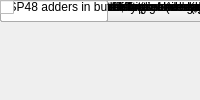
<?xml version="1.0" encoding="UTF-8"?>
<ui version="4.0">
 <class>MainWindow</class>
 <widget class="QMainWindow" name="MainWindow">
  <property name="windowTitle"><string>fft_wideband_real Configuration</string></property>
  <widget class="QWidget" name="centralwidget">
   <!-- NOTE: this is a simplified structural mirror of the generated
        <module>_ui.py, not a full round-trip Designer file. Regenerate
        both from the same spec if you need to edit layout by hand. -->
       <widget class="QLabel" name="label_n_streams">
     <property name="text"><string>Number simultaneous streams</string></property>
    </widget>
       <widget class="QSpinBox" name="n_streams"/>
       <widget class="QLabel" name="label_FFTSize">
     <property name="text"><string>Size of FFT: (2^? pts)</string></property>
    </widget>
       <widget class="QLineEdit" name="FFTSize"/>
       <widget class="QLabel" name="label_n_inputs">
     <property name="text"><string>Number of Simultaneous Inputs: (2^?)</string></property>
    </widget>
       <widget class="QSpinBox" name="n_inputs"/>
       <widget class="QLabel" name="label_input_bit_width">
     <property name="text"><string>Input Bit Width</string></property>
    </widget>
       <widget class="QSpinBox" name="input_bit_width"/>
       <widget class="QLabel" name="label_bin_pt_in">
     <property name="text"><string>Input binary point</string></property>
    </widget>
       <widget class="QLineEdit" name="bin_pt_in"/>
       <widget class="QLabel" name="label_coeff_bit_width">
     <property name="text"><string>Coefficient Bit Width</string></property>
    </widget>
       <widget class="QSpinBox" name="coeff_bit_width"/>
       <widget class="QLabel" name="label_unscramble">
     <property name="text"><string>Unscramble output (ie, put channels in canonical order)</string></property>
    </widget>
       <widget class="QCheckBox" name="unscramble"/>
       <widget class="QLabel" name="label_async">
     <property name="text"><string>Asynchronous operation (not supported by the HDL backend yet -- must stay off)</string></property>
    </widget>
       <widget class="QCheckBox" name="async"/>
       <widget class="QLabel" name="label_floating_point">
     <property name="text"><string>floating point (not supported by the HDL backend yet -- must stay off)</string></property>
    </widget>
       <widget class="QCheckBox" name="floating_point"/>
       <widget class="QLabel" name="label_float_type">
     <property name="text"><string>float type</string></property>
    </widget>
       <widget class="QComboBox" name="float_type">
     <item><property name="text"><string>single</string></property></item>
     <item><property name="text"><string>custom</string></property></item>
    </widget>
       <widget class="QLabel" name="label_exp_width">
     <property name="text"><string>exponent width</string></property>
    </widget>
       <widget class="QLineEdit" name="exp_width"/>
       <widget class="QLabel" name="label_frac_width">
     <property name="text"><string>fraction width</string></property>
    </widget>
       <widget class="QLineEdit" name="frac_width"/>
       <widget class="QLabel" name="label_add_latency">
     <property name="text"><string>Add Latency</string></property>
    </widget>
       <widget class="QSpinBox" name="add_latency"/>
       <widget class="QLabel" name="label_mult_latency">
     <property name="text"><string>Mult Latency</string></property>
    </widget>
       <widget class="QSpinBox" name="mult_latency"/>
       <widget class="QLabel" name="label_bram_latency">
     <property name="text"><string>BRAM Latency</string></property>
    </widget>
       <widget class="QSpinBox" name="bram_latency"/>
       <widget class="QLabel" name="label_conv_latency">
     <property name="text"><string>Convert Latency</string></property>
    </widget>
       <widget class="QSpinBox" name="conv_latency"/>
       <widget class="QLabel" name="label_input_latency">
     <property name="text"><string>Input Latency</string></property>
    </widget>
       <widget class="QSpinBox" name="input_latency"/>
       <widget class="QLabel" name="label_biplex_direct_latency">
     <property name="text"><string>Latency between biplexes and fft_direct</string></property>
    </widget>
       <widget class="QSpinBox" name="biplex_direct_latency"/>
       <widget class="QLabel" name="label_add_pipe_latency">
     <property name="text"><string>Add Interface Pipeline Latency (declared, not yet implemented by the HDL backend)</string></property>
    </widget>
       <widget class="QLineEdit" name="add_pipe_latency"/>
       <widget class="QLabel" name="label_mult_pipe_latency">
     <property name="text"><string>CMult Pipeline Latency (declared, not yet implemented by the HDL backend)</string></property>
    </widget>
       <widget class="QLineEdit" name="mult_pipe_latency"/>
       <widget class="QLabel" name="label_quantization">
     <property name="text"><string>Quantization Behavior</string></property>
    </widget>
       <widget class="QComboBox" name="quantization">
     <item><property name="text"><string>Truncate</string></property></item>
     <item><property name="text"><string>Round  (unbiased: +/- Inf)</string></property></item>
     <item><property name="text"><string>Round  (unbiased: Even Values)</string></property></item>
    </widget>
       <widget class="QLabel" name="label_overflow">
     <property name="text"><string>Overflow Behavior</string></property>
    </widget>
       <widget class="QComboBox" name="overflow">
     <item><property name="text"><string>Wrap</string></property></item>
     <item><property name="text"><string>Saturate</string></property></item>
     <item><property name="text"><string>Error</string></property></item>
    </widget>
       <widget class="QLabel" name="label_delays_bit_limit">
     <property name="text"><string>Number bits above which to store stage's delays in BRAM (2^? bits)</string></property>
    </widget>
       <widget class="QSpinBox" name="delays_bit_limit"/>
       <widget class="QLabel" name="label_coeffs_bit_limit">
     <property name="text"><string>Number bits above which to store stage's coefficients in BRAM (2^? bits)</string></property>
    </widget>
       <widget class="QSpinBox" name="coeffs_bit_limit"/>
       <widget class="QLabel" name="label_coeff_sharing">
     <property name="text"><string>BRAM sharing in coeff storage (declared, not yet implemented by the HDL backend)</string></property>
    </widget>
       <widget class="QCheckBox" name="coeff_sharing"/>
       <widget class="QLabel" name="label_coeff_decimation">
     <property name="text"><string>Store a fraction of coeff factors where useful (declared, not yet implemented by the HDL backend)</string></property>
    </widget>
       <widget class="QCheckBox" name="coeff_decimation"/>
       <widget class="QLabel" name="label_coeff_generation">
     <property name="text"><string>Generate coeffs with multipliers where useful (declared, not yet implemented by the HDL backend)</string></property>
    </widget>
       <widget class="QCheckBox" name="coeff_generation"/>
       <widget class="QLabel" name="label_cal_bits">
     <property name="text"><string>Number calibration locations when generating coeffs (2^?) (declared, not yet implemented by the HDL backend)</string></property>
    </widget>
       <widget class="QLineEdit" name="cal_bits"/>
       <widget class="QLabel" name="label_n_bits_rotation">
     <property name="text"><string>Feedback rotation vector resolution (declared, not yet implemented by the HDL backend)</string></property>
    </widget>
       <widget class="QLineEdit" name="n_bits_rotation"/>
       <widget class="QLabel" name="label_mult_spec">
     <property name="text"><string>Multiplier impl. (0=core, 1=embedded, 2=behavioural) (left=1st stage, or just one value) (declared, not yet implemented by the HDL backend)</string></property>
    </widget>
       <widget class="QLineEdit" name="mult_spec"/>
       <widget class="QLabel" name="label_max_fanout">
     <property name="text"><string>Maximum fanout</string></property>
    </widget>
       <widget class="QSpinBox" name="max_fanout"/>
       <widget class="QLabel" name="label_bitgrowth">
     <property name="text"><string>Bitgrowth instead of shifting</string></property>
    </widget>
       <widget class="QCheckBox" name="bitgrowth"/>
       <widget class="QLabel" name="label_max_bits">
     <property name="text"><string>Max bits to grow to</string></property>
    </widget>
       <widget class="QSpinBox" name="max_bits"/>
       <widget class="QLabel" name="label_hardcode_shifts">
     <property name="text"><string>Hardcode shift schedule</string></property>
    </widget>
       <widget class="QCheckBox" name="hardcode_shifts"/>
       <widget class="QLabel" name="label_shift_schedule">
     <property name="text"><string>Shift schedule</string></property>
    </widget>
       <widget class="QLineEdit" name="shift_schedule"/>
       <widget class="QLabel" name="label_dsp48_adders">
     <property name="text"><string>DSP48 adders in butterfly (declared, not yet implemented by the HDL backend)</string></property>
    </widget>
       <widget class="QCheckBox" name="dsp48_adders"/>
  </widget>
 </widget>
 <resources/>
 <connections/>
</ui>
